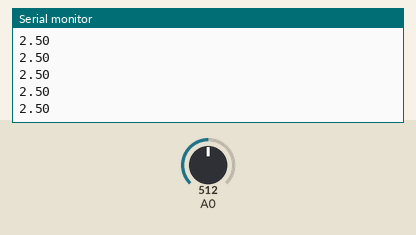
Simulated run of this sketch. Board: Arduino Uno, built with avr-gcc and run on an emulated ATmega328P. Parts: the last lines printed to the serial monitor. Inputs (shaded band) come from the test bench; at power-on: A0 = 512.

Above: at 1.2 s.
1.3 s: A0 set to 716
At 2.2 s:
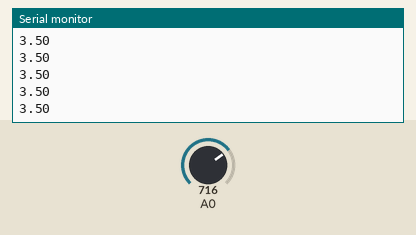
2.8 s: A0 set to 900
At 3.7 s:
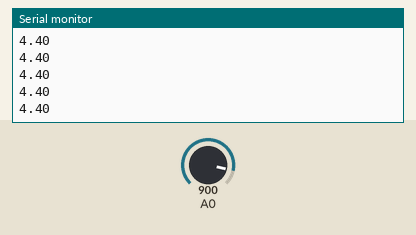
Timing chart, 0 to 5.8 s (numbered marks = the images above; inputs shaded):
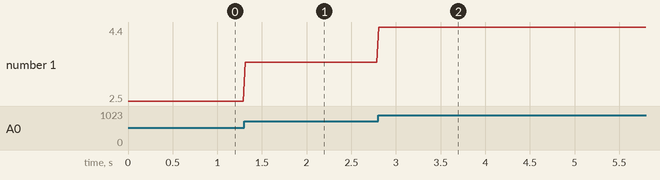

Measured:
- after the input at 1.3 s, the serial monitor: prints a new line at once (image 1)
- after the input at 2.8 s, the serial monitor: prints a new line at once (image 2)
- plotted number 1: 2.5 → 3.5 after the input at 1.3 s, 3.5 → 4.4 after the input at 2.8 s

The sketch:

potenciometro.ino
```cpp
void setup() {
  Serial.begin(9600);
}

void loop() {
  int valor_A0;
  float tensao;
  valor_A0 = analogRead(A0);
  tensao = (float)5/1023*valor_A0;

  Serial.println(tensao);
  delay(20);

}
```
